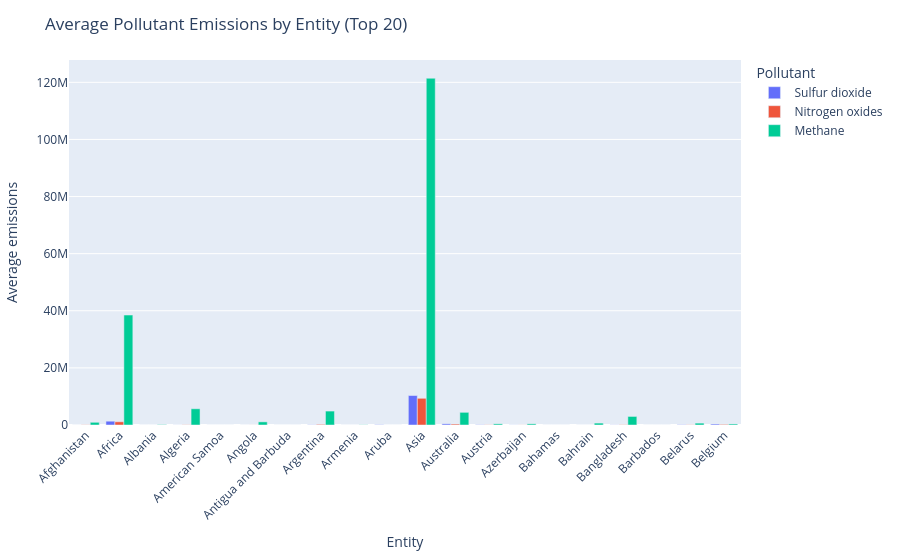

The notebook cell saved with this chart:
### Markdown cell above
### 4. Table: Summary Statistics by Entity
A detailed statistical view of the emissions data.

### Code cell
summary_table = df1_countries.groupby('Entity')[['Sulfur dioxide', 'Nitrogen oxides', 'Methane']].agg(['mean', 'max', 'min']).reset_index().head(20)
summary_table.columns = ['Entity', 'SO2_mean', 'SO2_max', 'SO2_min', 'NOx_mean', 'NOx_max', 'NOx_min', 'CH4_mean', 'CH4_max', 'CH4_min']

summary_plot = summary_table[['Entity', 'SO2_mean', 'NOx_mean', 'CH4_mean']].melt(
    id_vars='Entity',
    var_name='Pollutant',
    value_name='Average emissions'
 )
summary_plot['Pollutant'] = summary_plot['Pollutant'].map({
    'SO2_mean': 'Sulfur dioxide',
    'NOx_mean': 'Nitrogen oxides',
    'CH4_mean': 'Methane'
})

fig_table = px.bar(
    summary_plot,
    x='Entity',
    y='Average emissions',
    color='Pollutant',
    barmode='group',
    title='Average Pollutant Emissions by Entity (Top 20)',
    labels={'Entity': 'Entity', 'Average emissions': 'Average emissions'}
)

fig_table.update_layout(
    xaxis_tickangle=-45,
    margin=dict(l=20, r=20, t=60, b=100),
    height=560
)
fig_table.show()
# save
save_fig(fig_table, 'summary_by_entity')

### Figure 1 — Plotly figure (JSON) as saved in the notebook; plotly's stock layout.template omitted (floating-point values rounded to 4 significant figures)
{"data": [{"alignmentgroup": "True", "hovertemplate": "Pollutant=Sulfur dioxide<br>Entity=%{x}<br>Average emissions=%{y}<extra></extra>", "legendgroup": "Sulfur dioxide", "marker": {"color": "#636efa", "pattern": {"shape": ""}}, "name": "Sulfur dioxide", "offsetgroup": "Sulfur dioxide", "orientation": "v", "showlegend": true, "textposition": "auto", "type": "bar", "x": ["Afghanistan", "Africa", "Albania", "Algeria", "American Samoa", "Angola", "Antigua and Barbuda", "Argentina", "Armenia", "Aruba", "Asia", "Australia", "Austria", "Azerbaijan", "Bahamas", "Bahrain", "Bangladesh", "Barbados", "Belarus", "Belgium"], "xaxis": "x", "y": [2954.0, 1332000.0, 10090.0, 17060.0, 265.3, 7522.0, 443.5, 65280.0, 10810.0, 92330.0, 10320000.0, 407000.0, 78880.0, 29680.0, 2499.0, 4556.0, 38020.0, 911.8, 95570.0, 330600.0], "yaxis": "y"}, {"alignmentgroup": "True", "hovertemplate": "Pollutant=Nitrogen oxides<br>Entity=%{x}<br>Average emissions=%{y}<extra></extra>", "legendgroup": "Nitrogen oxides", "marker": {"color": "#EF553B", "pattern": {"shape": ""}}, "name": "Nitrogen oxides", "offsetgroup": "Nitrogen oxides", "orientation": "v", "showlegend": true, "textposition": "auto", "type": "bar", "x": ["Afghanistan", "Africa", "Albania", "Algeria", "American Samoa", "Angola", "Antigua and Barbuda", "Argentina", "Armenia", "Aruba", "Asia", "Australia", "Austria", "Azerbaijan", "Bahamas", "Bahrain", "Bangladesh", "Barbados", "Belarus", "Belgium"], "xaxis": "x", "y": [58320.0, 1126000.0, 5908.0, 63870.0, 146.4, 17750.0, 1250.0, 210700.0, 9388.0, 819.4, 9351000.0, 325200.0, 64610.0, 28730.0, 6371.0, 8975.0, 79800.0, 3140.0, 65370.0, 204300.0], "yaxis": "y"}, {"alignmentgroup": "True", "hovertemplate": "Pollutant=Methane<br>Entity=%{x}<br>Average emissions=%{y}<extra></extra>", "legendgroup": "Methane", "marker": {"color": "#00cc96", "pattern": {"shape": ""}}, "name": "Methane", "offsetgroup": "Methane", "orientation": "v", "showlegend": true, "textposition": "auto", "type": "bar", "x": ["Afghanistan", "Africa", "Albania", "Algeria", "American Samoa", "Angola", "Antigua and Barbuda", "Argentina", "Armenia", "Aruba", "Asia", "Australia", "Austria", "Azerbaijan", "Bahamas", "Bahrain", "Bangladesh", "Barbados", "Belarus", "Belgium"], "xaxis": "x", "y": [944600.0, 38510000.0, 126800.0, 5684000.0, 260.4, 1097000.0, 2707.0, 4877000.0, 58180.0, 1292.0, 121400000.0, 4433000.0, 402300.0, 403800.0, 8711.0, 665400.0, 2994000.0, 8429.0, 655500.0, 363300.0], "yaxis": "y"}], "layout": {"barmode": "group", "height": 560, "legend": {"title": {"text": "Pollutant"}, "tracegroupgap": 0}, "margin": {"b": 100, "l": 20, "r": 20, "t": 60}, "title": {"text": "Average Pollutant Emissions by Entity (Top 20)"}, "xaxis": {"anchor": "y", "domain": [0, 1], "tickangle": -45, "title": {"text": "Entity"}}, "yaxis": {"anchor": "x", "domain": [0, 1], "title": {"text": "Average emissions"}}}}
